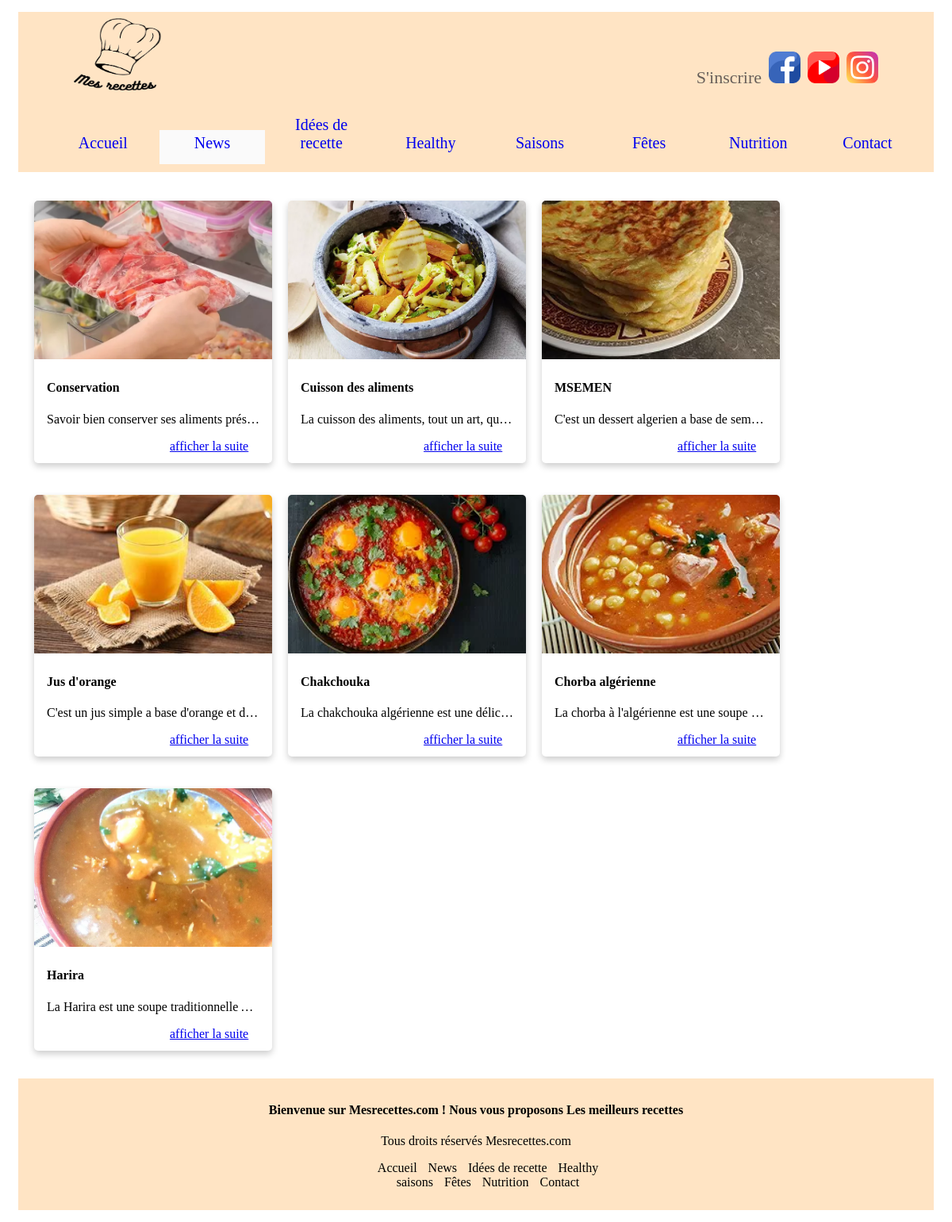
/Routers/News/Router_news.php, run on the app's committed database.
### tables this page shows
CREATE TABLE IF NOT EXISTS `news` (
  `id_news` int(11) NOT NULL AUTO_INCREMENT,
  `titre` varchar(40) DEFAULT NULL,
  `paragraphe` varchar(1000) DEFAULT NULL,
  `image` varchar(50) DEFAULT NULL,
  `vedio` varchar(50) DEFAULT NULL,
  `id_recette` int(11) DEFAULT NULL,
  PRIMARY KEY (`id_news`),
  KEY `id_recette` (`id_recette`)
);

CREATE TABLE IF NOT EXISTS `recette` (
  `id_recette` int(11) NOT NULL AUTO_INCREMENT,
  `titre` varchar(50) NOT NULL,
  `image` varchar(100) DEFAULT NULL,
  `description` varchar(200) NOT NULL,
  `diffuculte` varchar(50) DEFAULT NULL,
  `vedio` varchar(50) DEFAULT NULL,
  `temps_preparation` float(7,2) DEFAULT NULL,
  `temps_repos` float(7,2) DEFAULT NULL,
  `temps_cuisant` float(7,2) DEFAULT NULL,
  `validate` tinyint(1) DEFAULT '0',
  `id_user` int(11) DEFAULT NULL,
  `id_categorie` int(11) NOT NULL,
  PRIMARY KEY (`id_recette`),
  KEY `id_categorie` (`id_categorie`),
  KEY `id_user` (`id_user`)
);

### controlers/controler.php (called while the page is built, shortened)
<?php
require_once("../../vues/user/Accueil.php");
require_once("../../vues/user/news.php");
require_once("../../models/model.php");
class Controler{
    public function get_news(){
        $c= new model();
        $res=$c->get_news();
        return $res;
    }
    public function get_recette($id){
        $c= new model();
        $res=$c->get_recette($id);
        return $res;
    }
    public function afficher_news(){
        $c=new news();
        $c->afficher_news();
    }
}

### Routers/News/Router_news.php (called while the page is built, shortened)
<?php
require_once('../../controlers/controler.php');
$c= new Controler();
$c->afficher_news();
?>

### models/model.php (called while the page is built, shortened)
<?php
require_once('../../controlers/controler.php');
class model{
    private $host="localhost";
    private $dbname="TDW";
    private $username="root";
    private $password="";
    private function connection($host,$dbname,$username,$password){
        try {
            $conn = new PDO("mysql:host=$host;dbname=$dbname;",$username,$password);
            $conn->exec("SET NAMES utf8mb4");
        } catch (Exception $ex) {
         echo $ex->getMessage();
        }
        return $conn;
    }
    public function get_recette($id){
        $conn=$this->connection($this->host,$this->dbname,$this->username,$this->password);
        $request=$conn->prepare("select * from recette WHERE id_recette=:id");
        $request->bindParam("id",$id);
        $request->execute();
          $res=$request->fetchAll(PDO::FETCH_ASSOC);
          return $res;
    }
    public function get_news(){
        $conn=$this->connection($this->host,$this->dbname,$this->username,$this->password);
        $request=$conn->prepare("select * from news");
        $request->execute();
          $res=$request->fetchAll(PDO::FETCH_ASSOC);
          return $res;
    }
}

### vues/user/news.php (the view, shortened to what this page needs)
<?php
require_once('../../vues/user/Accueil.php');
require_once('../../controlers/controler.php');
class news{
    private function cadres_news(){
        ?>
           <div class="reccont">
            <?php
             $c=new Controler();
             $res=$c->get_news();
             for ($i = 0; $i <count($res); $i++) {
              if($res[$i]["id_recette"]==NULL){
              echo '<div class="recettecard">
              <img src="'.$res[$i]["image"].'" alt="'.$res[$i]["titre"].'" id="recette" style="width:100%">
              <div class="container">
                <h4><b>'.$res[$i]["titre"].'</b></h4>
                <p class="desc">'.$res[$i]["paragraphe"].'</p>
                <a target="_blank" id="afficherlasuite" href="../Details_news/Router_Details_news.php?id='.$res[$i]["id_news"].'">afficher la suite</a>
              </div>
            </div>';
              }
              else{
                $rec=$c->get_recette($res[$i]["id_recette"]);
                echo '<div class="recettecard">
                <img src="'.$rec[0]["image"].'" alt="'.$rec[0]["titre"].'" id="recette" style="width:100%">
                <div class="container">
                  <h4><b>'.$rec[0]["titre"].'</b></h4>
                  <p class="desc">'.$rec[0]["description"].'</p>
                  <a target="_blank" id="afficherlasuite" href="../Details_recette/Router_Details_recette.php?id='.$rec[0]["id_recette"].'">afficher la suite</a>
                </div>
              </div>';
              }
            }
            ?>
</div>
        <?php
    }
    public function afficher_news(){
        ?>
        <!DOCTYPE html>
            <html>
        <body>
            <?php
            $this->cadres_news();
            ?>
            </body>
            </html>
            <?php
    }
}

### Routers/News/master_news.css (style rules this page uses)
.recettecard { box-shadow: 0 4px 8px 0 rgba(0,0,0,0.2); transition: 0.3s; border-radius: 5px; width: 300px; padding-bottom: 10px; display: inline-block; margin: 20px 10px; }
.container { padding: 2px 16px; }
img#recette { border-radius: 5px 5px 0 0; height: 200px; object-fit: cover; }
.desc { overflow: hidden; white-space:nowrap; text-overflow: ellipsis; }
#afficherlasuite { margin-left: 155px; }
.reccont { margin: 10px 25px; }

### data on the page
news: image+titre (picture), titre "Conservation", paragraphe "Savoir bien conserver ses aliments prés…"
news: image+titre (picture), titre "Cuisson des aliments", paragraphe "La cuisson des aliments, tout un art, qu…"
recette: image (picture), titre "MSEMEN", description "C'est un dessert algerien a base de sem…"
recette: image (picture), titre "Jus d'orange", description "C'est un jus simple a base d'orange et d…"
recette: image (picture), titre "Chakchouka", description "La chakchouka algérienne est une délic…"
recette: image (picture), titre "Chorba algérienne", description "La chorba à l'algérienne est une soupe…"
recette: image+titre (picture), titre "Harira", description "La Harira est une soupe traditionnelle…"
